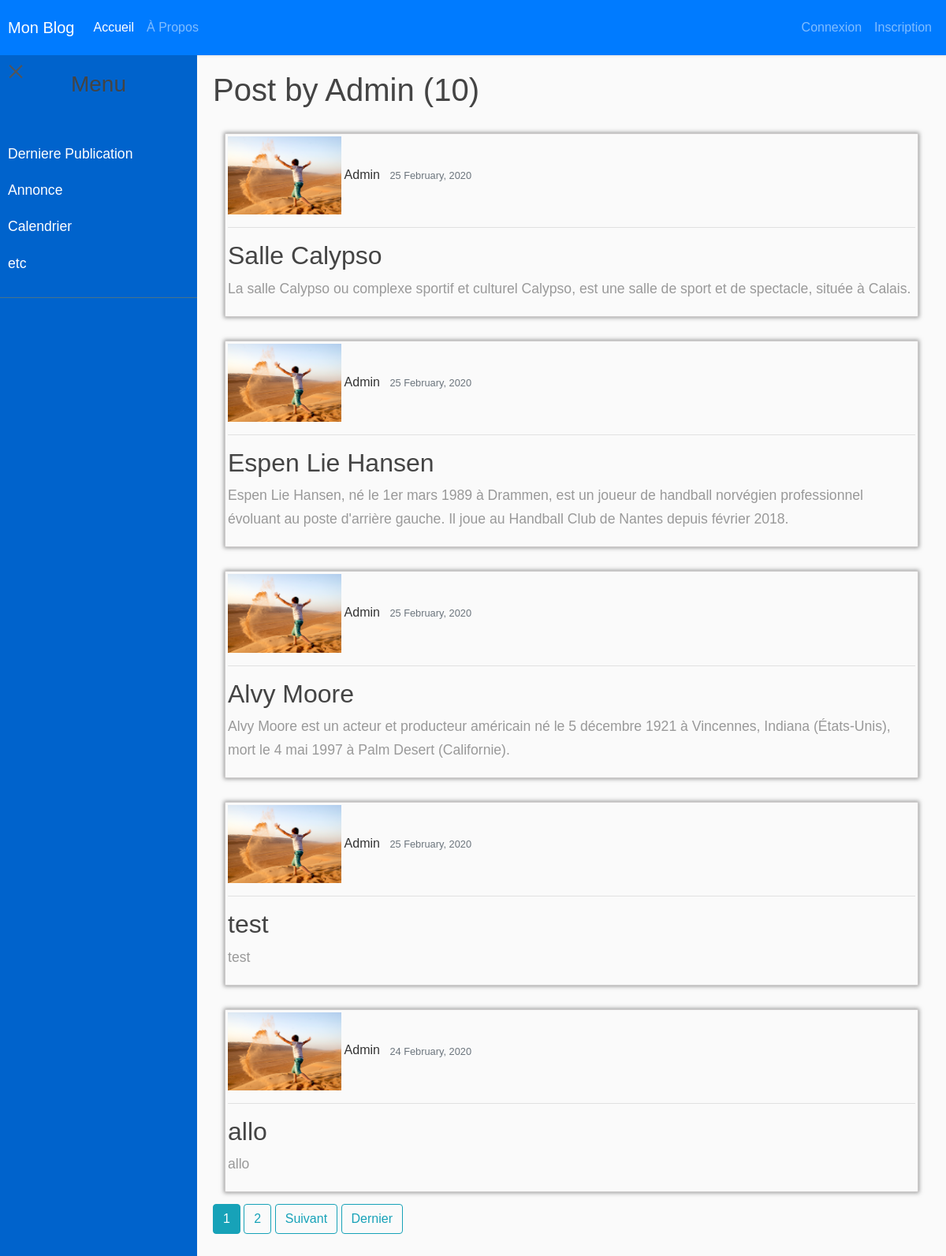
/user/Admin/, run on the app's committed database.
### blog/models.py (models this page shows, shortened)
class Post(models.Model):
    title = models.CharField(max_length=100)
    content = models.TextField()
    date_posted = models.DateTimeField(default=timezone.now)
    author = models.ForeignKey(User, on_delete=models.CASCADE)

### users/models.py (models this page shows, shortened)
class Profile(models.Model):
    user = models.OneToOneField(User, on_delete=models.CASCADE)
    image = models.ImageField(default='default.jpg', upload_to='profile_pics')

### blog/views.py (the view)
# urls.py: path('user/<str:username>/', PostUserListView.as_view(), name='user-posts'),
class PostUserListView(ListView):
    model = Post
    context_object_name = 'posts'
    template_name = 'blog/user_post.html'
    ordering = ['-date_posted']
    paginate_by = 5
    def get_queryset(self):
        user = get_object_or_404(User, username=self.kwargs.get('username'))
        return Post.objects.filter(author=user).order_by('-date_posted')

### blog/templates/blog/user_post.html (shortened to what this page needs)
{% extends "blog/base.html" %}
{% block content %}
<h1 class="mb-3">Post by {{ view.kwargs.username }} ({{ page_obj.paginator.count }})</h1>
{% for post in posts %}
    <article class="media content-section">
        <div class="media-body">
            <div class="article-metadata">
                <img src="{{ post.author.profile.image.url }}" alt='Photo de profil' height="auto" width="144" />
                <a class="mr-2" href="{% url 'user-posts' post.author.username %}">{{ post.author }}</a>
                <small class="text-muted">{{ post.date_posted | date:"d F, Y " }}</small>
                <hr />
            </div>
            <h2><a class="article-title" href="{% url 'post-detail' post.id %}">{{ post.title }}</a></h2>
            <p class="article-content">{{ post.content }}</p>
        </div>
    </article>
{% endfor %}
<div class="pages">
    {% if is_paginated %}
        {% for num in page_obj.paginator.page_range %}
        {% if page_obj.number == num%}
            <a class="btn btn-outline-info mb-4 active" href="?page={{ num }}">{{ num }}</a>
        {% elif num > page_obj.number|add:'-3' and num < page_obj.number|add:'3' %}
            <a class="btn btn-outline-info mb-4" href="?page={{ num }}">{{ num }}</a>
        {% endif %}
        {% endfor %}
        {% if page_obj.has_next %}
            <a class="btn btn-outline-info mb-4" href="?page_obj.next_page_number">Suivant</a>
            <a class="btn btn-outline-info mb-4" href="?page={{ page_obj.paginator.num_pages }}">Dernier</a>
        {% endif %}
    {% endif %}
</div>
{% endblock content %}

### blog/static/blog/main.css (style rules this page uses)
h1, h2, h3, h4, h5, h6 { color: #444444; }
.media-body { border: 1px solid rgb(206, 204, 204); margin-bottom: 20px; margin: 15px; padding: 3px; box-shadow: 0px 0px 5px 1px rgba(119, 119, 119, 0.75); }
body { font-family: 'Poppins', sans-serif; background: #fafafa; color: #333333; }
p { font-family: 'Poppins', sans-serif; font-size: 1.1em; font-weight: 300; line-height: 1.7em; color: #999; }
a, a:hover, a:focus { color: inherit; text-decoration: none; transition: all 0.3s; }

### data on the page
Post: author.profile.image (picture), author "Admin", date_posted "25 February, 2020", title "Salle Calypso", content "La salle Calypso ou complexe sportif et culturel Calypso, est une salle de sport et de spectacle, située à Calais."
Post: author.profile.image (picture), author "Admin", date_posted "25 February, 2020", title "Espen Lie Hansen", content "Espen Lie Hansen, né le 1er mars 1989 à Drammen, est un joueur de handball norvégien professionnel évoluant au poste d'arrière gauche. Il joue au Handball Club de Nantes depuis février 2018."
Post: author.profile.image (picture), author "Admin", date_posted "25 February, 2020", title "Alvy Moore", content "Alvy Moore est un acteur et producteur américain né le 5 décembre 1921 à Vincennes, Indiana (États-Unis), mort le 4 mai 1997 à Palm Desert (Californie)."
Post: author.profile.image (picture), author "Admin", date_posted "25 February, 2020", title "test", content "test"
Post: author.profile.image (picture), author "Admin", date_posted "24 February, 2020", title "allo", content "allo"

### other printed values
{{ view.kwargs.username }} "Admin"
{{ page_obj.paginator.count }} "10"
{{ num }} "1"
{{ num }} "2"
